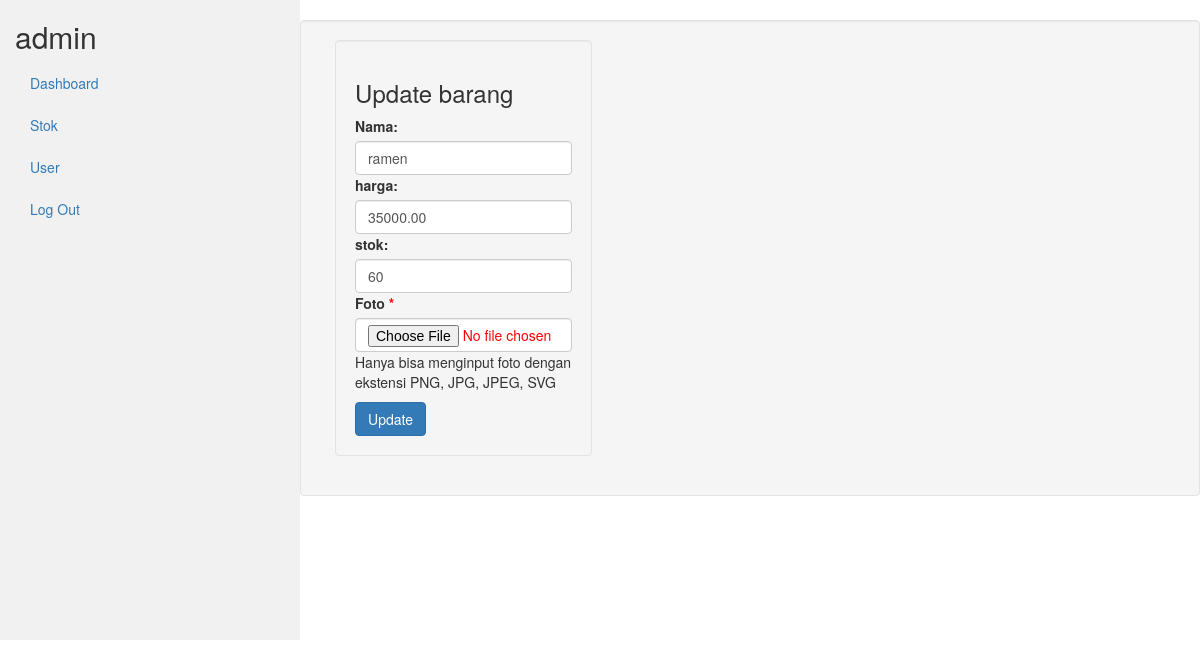
Page /petugas/index.php?page=edit-barang&produkID=45 (signed in) on the committed database.
### tables this page shows
CREATE TABLE `kasir_produk` (
  `produkID` int(11) NOT NULL,
  `nama_produk` varchar(255) NOT NULL,
  `harga` decimal(10,2) NOT NULL,
  `stok` int(11) NOT NULL,
  `Foto` varchar(255) DEFAULT NULL,
  `Terjual` int(11) NOT NULL
);

### petugas/edit-barang.php (the view, shortened to what this page needs)
<?php
include_once("../koneksi/koneksi.php");
$id = $_GET['produkID'];
$result1 = mysqli_query($koneksi, "SELECT * FROM kasir_produk WHERE produkID=$id");
while($barang_data = mysqli_fetch_array($result1))
{
    $nama_produk = $barang_data['nama_produk'];
    $harga = $barang_data['harga'];
    $stok = $barang_data['stok'];
}
?>
<div class="row well">
        <div class="col-md-4">
            <div class="card well">
                <div class="card-header">
                    <h3 class="">Update barang</h3>
                </div>
                <div class="card-body">
                    <form action="" method="POST">
                        <div class="mb-3 mt-3">
                            <label for="nama" class="form-label">Nama:</label>
                            <input type="text" class="form-control" id="name" value="<?php echo $nama_produk; ?>" placeholder="Enter Name" name="nama_produk">
                        </div>
                        <div class="mb-3 mt-3">
                            <label for="harga" class="form-label">harga:</label>
                            <input type="text" class="form-control" id="harga" value="<?php echo $harga; ?>" placeholder="harga" name="harga">
                        </div>
                        <div class="mb-3 mt-3">
                            <label for="stok" class="form-label">stok:</label>
                            <input type="text" class="form-control" id="stok" value="<?php echo $stok; ?>" placeholder="stok" name="stok">
                        </div>
                        <div class="mb-3">
                            <label for="Foto" class="form-label">Foto<span style="color: red;"> *</span></label>
                            <input type="file" class="form-control" id="Foto" value="<?php echo $foto;?>" name="Foto"
                            <p style="color: red;">Hanya bisa menginput foto dengan ekstensi PNG, JPG, JPEG, SVG</p>
                        </div>
                        <button type="submit" name="update" class="btn btn-primary">Update</button>
                    </form>
                </div>
            </div>
        </div>
    </div>

### rows in the picture
kasir_produk: nama_produk "ramen", harga "35000.00", stok "60"

### other values in the picture
$_SESSION['level'] "admin"
